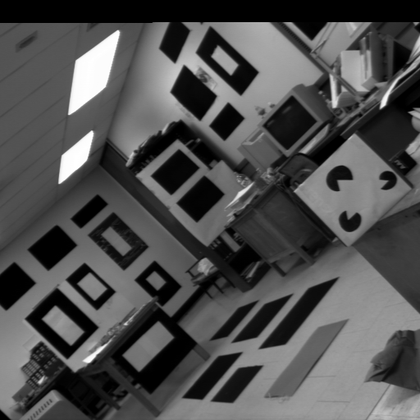
%> input picture ANDD/l.gif, 420 x 420 px, shrunk from 512 x 512 before the run
$ octave groundtruth.m   (GNU Octave 9; MATLAB toolbox functions it lacks are replaced by stand-ins)
%> lines starting %> are read from the running program, lines starting %| are printed output that depends on the picture; in (x1, y1, x2, y2) boxes, pixels count from 0 and x2, y2 are one past the last pixel; in counts of white or black regions, pixels touching at a corner belong together; the program's own positions count from 1
%> further down, I is the input picture: size 420x420 uint8; min 0, max 255, mean 79.7
### ANDD/corner_ANDD.m
function [corner_num, marked_img,classification] = corner_ANDD(varargin)
% =========================================================================
% This is an implementation of the algorithm in the paper "Corner Detection
% and Classification Using Anisotropic Directional Derivative Representations"
% on IEEE Transaction Image Processing.
%
% Kindly report any suggestions or corrections to plshui@xidian.edu.cn
%
%-------------------------------------------------------------------------
% The outline of the proposed corner detection and classification algorithm is:
% 1.	 Extract a binary edge map from the input image by Canny edge detector.
% 2.	 Extract edge contours from the edge map and select the long edges,
%        fill the small gap between two end point and stretch the end point
%        to the nearest edge pixel with their distance smaller than a fixed size.
% 3.	 Smooth the pixels on the edge contours using ANDD filters, compute
%        the corner measure for each pixel on the contour.
% 4.	 Apply the non-maximum suppression to the the candidate corners
%        obtained in step 3 within a window.
%        On the contour, if the corner of one pixel is not only a local maxima
%        in its neighborhood with a given size,the pixel but also above the
%        previously specified threshold,it is marked as the candidate corner
%        and the NESMED of the pixel is kept,otherwise, it would be set to zero.
% 5.     Classify the detected corners, For each detected corner,get its
%        ANDD representation by more orientation, and classify the corner by
%        finding the peak number of the ANDD representation
% -------------------------------------------------------------------------
% Syntax :
% Input :
%  (1)im           - the input image, it could be gray, color or binary image.
%                    If im is empty([]), input image can be get from a open
%                    file dialog box.
%  (2)eta          - denote the threshhold of the corner measure.The default
%                    value is 0.12.
%  (3)rho2         - denote the square of anisotropic factor for
%                    convenience.The default value is 6.0.
%  (4)canny_thresh - denote the threshold of Canny edge detector respectively.
%                    The default value is [0.10,0.35].
%  (5)sigma        - denate the gaussian scale be used to the Canny edge
%                    detector.The default value is 1.0.
%  (6)isClassifying -denote the flag which determines whether to classify the
%                    detected corners or not.Values 1 means classifying,value
%                    0 means not.The default value is 1.
%
% Output :
%   (1)corner_num   -  the detected corner number
%   (2)marked_img   - image with detected corner marked.
%   (3)classification- The corner classification result.In each row, the first
%                     two values indicate a detected corner location and the last
%                     value is the corner type flag corresponding the corner.
%                     Value 2 means a simple corner,value 3 means a Y-type corner
%                     and it means a an X-type or star-like corner when the
%                     value is larger than 3.
% -------------------------------------------------------------------------
% Basic Usage:
%   Given a test image whose dynamic range is 0-255.
%
%   e.g.
%   im = imread('block.gif');
%   [corner_num, marked_img] = corner_ANDD(im);
%
% Advanced Usage:
%   User defined parameters. For example:
%   eta = 0.12; rho2 = 6.0; canny_thresh =[0.10 0.35];
%   sigma = 1; isClassifying = 0;
%   im = imread('block.gif');
%   [corner_num, marked_img] = corner_ANDD(im,eta,rho2,canny_thresh,sigma,isClassifying);
%
% Visualize the results:
%   corner_num             % Gives the number of the detected corners
%   [r1,c1] = find(marked_img>0);
%   figure;imshow(im,[]); hold on;
%   plot(c1(:),r1(:),'rs','LineWidth',1,'MarkerEdgeColor','k', 'MarkerSize',4)
%                          % Mark the points on the input image
% -------------------------------------------------------------------------
%   Composed by Peng-Lang Shui
%       Xian,China,Jan.2012
%   Algorithm is derived from:
%       Peng-Lang Shui,Wei-Chuan Zhang,"Corner Detection and Classification
%   Using Anisotropic Directional Derivative Representations" on IEEE
%   Transaction Image Processing.
% =========================================================================

% ------------------ initialize the parameter -----------------------------
[im,eta,rho2,canny_thresh,sigma,isClassifing]=parse_inputs(varargin{:});
%> eta = 0.12; rho2 = 6; canny_thresh = [0.1 0.35]; sigma = 1; isClassifing = 1
if 3 == size(im,3)
    im = rgb2gray(im);  % Transform RGB image to a Gray one.
end
im = double(im);
[rows cols] = size(im); % Get the size of the extended image
P           = 84;       % The number of the orientations used to detect the corner,
%                         The default value is 84
Gap_size    = 1;        % a paremeter to be used to fill the gaps in the contours, the gap
%                         not more than gap_size were filled in this stage. The default
%                         Gap_size is 1 pixels
radius_nonmaxsuppt = 5; % the width of the window for the non-maximum suppressionIt ,ranges
%                         from 3 to 6 and the default value is 5
% ---------------------- Image Extension ----------------------------------
width = 10;             % The extending area width of image,and the width of the anisotropic
%                         Directional derivative filter window will be 2*width+1
extend_image = padarray(im,[width,width],'symmetric');
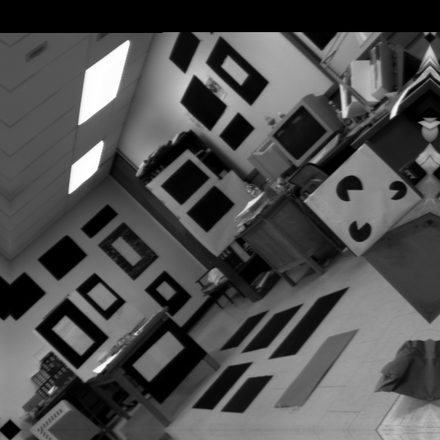
%> extend_image: size 440x440 double; min 0, max 255, mean 78.5
ANDD_FilterBank=anisotropic_Directional_derivative_filter(rho2,rho2,P,width);
%                       % Get the ANDD filters
% ------------------ Contour Extraction and Patching-----------------------
% Apply Canny edge detection to the gray-level image
Extracted_extend_edge = double(edge(extend_image,'canny',canny_thresh,sigma));
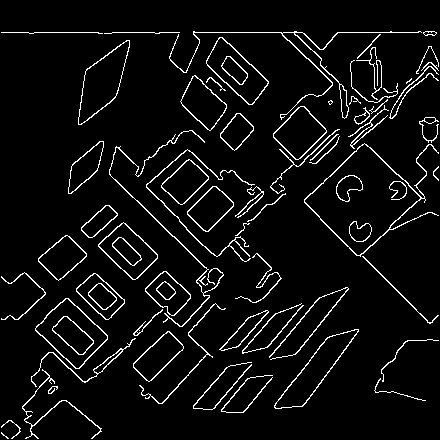
%> Extracted_extend_edge: size 440x440 double; values 0 (black) and 1 (white), 5.7% white in thin lines or dots
% Extract the curves from the edge map and fill the small gap and Stretch the open contours
Extracted_edge=zeros(size(extend_image));
Extracted_edge(width+1:rows+width,width+1:cols+width)=Extracted_extend_edge(width+1:rows+width,width+1:cols+width);
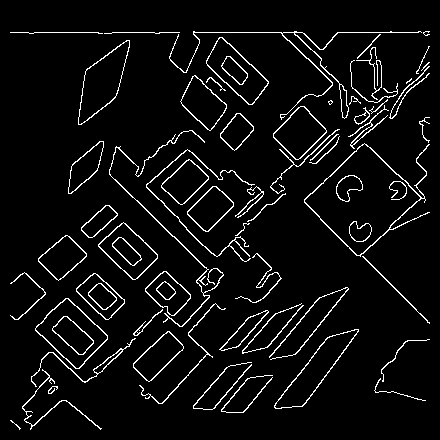
%> Extracted_edge: size 440x440 double; values 0 (black) and 1 (white), 5.5% white in thin lines or dots, all inside (x1, y1, x2, y2) = (10, 31, 430, 430)
[curve, curve_start, curve_end, curve_mode, curve_num,BW_edge] = extract_curve(Extracted_edge,Gap_size);
% --------------------Corner Decision Via Residual Area--------------------
% Computation of corner measure
max_id=zeros(size(extend_image));   % The orientation index of the maximum of filtering results
R_Area = zeros(size(extend_image)); % The residual area of all edge pixels
for curve_id = 1:curve_num
    edgept_num=length(curve{curve_id});
    tem_curve=curve{curve_id};
    template=[];
    edge_dir=zeros(edgept_num,P);
    Area_edge=zeros(1,edgept_num);

    stren_ve=[1 0];                 % The strength of a step edge
    for i=1:edgept_num
        for direction=1:P
           template(i, direction) =sum(sum(extend_image(tem_curve(i,1)-width:tem_curve(i,1)+width,...;
               tem_curve(i,2)-width:tem_curve(i,2)+width).*ANDD_FilterBank(:,:,direction)));
        end
        % Normalising the magnitudes
        template(i, :)=template(i, :)/max(abs(template(i, :)));

        max_id(tem_curve(i,1),tem_curve(i,2))=find(template(i,:)==max(template(i,:)));
        max_i=(max_id(tem_curve(i,1),tem_curve(i,2))-1)/P*2*pi;
        % Calculate ANDD representation of the edge corresponding the direction of the
        % maximal magnitude
        angle_ve=[max_i,max_i+pi];
        edge_dir(i,:)=ANDDofUCM(rho2,rho2,stren_ve,angle_ve,P);
        edge_dir(i,:)=edge_dir(i,:)/max(abs(edge_dir(i,:)));
        % Calculate the Residual Area
        Area_edge(i)=pi/P*sum((template(i, :)-edge_dir(i,:)).^2);
        R_Area(tem_curve(i,1),tem_curve(i,2)) =Area_edge(i);
    end
    Area{curve_id} = Area_edge;
end

% Non-maximum suppression And Thresholding
[r,c] = nonmaxsuppts(R_Area,radius_nonmaxsuppt,eta);
% -------------------- Corner Detection Result ----------------------------
% Output the number of the detected corners and a image mask with the
% value 1 to the location of corner and value 0 to other location
marked_img = zeros(size(im));
for i=1:size(r,1)
    marked_img(r(i)-width,c(i)-width)=1;
end
corner_num=sum(marked_img(:));
%---------------------Show The Marked Corner------------------------------
% [r1,c1] = find(marked_img>0);
% figure;imshow(im,[]);
% hold on;plot(c1(:),r1(:),'rs','LineWidth',1,'MarkerEdgeColor','k', 'MarkerSize',4)
% --------------------  Corner Classification -----------------------------
if isClassifing
    P_classify  = 384;  % The number of the orientations used to classify corner
%                         type The default value is 384
    sigma = 4*4;        % The scale factor used to classification
    rho   = 10;         % The anisotropic factor used to classification
    corner_index = [r,c];
    ANDD_FilterBank=anisotropic_Directional_derivative_filter(sigma,rho,P_classify,width);
    classification = corner_classify(corner_index,extend_image,ANDD_FilterBank,eta);
end

%%%%%%%%%%%%%% The sub-functions used in the main function  %%%%%%%%%%%%%%%
% =========================================================================
function anigs_direction=anisotropic_Directional_derivative_filter(sigma1,rho1,p,width)
% This fnction is used to compute the anisotropic Directional derivative filters
% -------------------------------------------------------------------------
% Input :
%   (1)sigma1    -- The square of the scale factor.
%   (2)rho1      -- The square of the anisotropic factor.
%   (3)p         -- The orientation number of the anisotropic.
%                   Directional derivative filters.
%   (4)width     -- the width of the anisotropic Directional derivative filter
%                   window will be 2*width+1.
% Output:
%   anigs_direction  -- the generated anisotropic Directional derivative
%                       filters with the size [2*width+1,2*width+1,p],and
%                       each plane indicates a filter with a fixed orientation
% -------------------------------------------------------------------------
anigs_direction(1:(2*width+1),1:(2*width+1),p) = 0;

for direction = 1:p
    theta = (direction-1)*2*pi/p;
    for x = -width:1:width
        for y = -width:1:width
            xr = x*cos(theta)+y*sin(theta);
            yr = -x*sin(theta)+y*cos(theta);

            anigs_direction(x+width+1,y+width+1,direction) = ...
            -rho1*xr*1/(2*pi*sigma1^2)*exp(-1/(2*sigma1)*(xr^2*rho1 + yr^2/rho1));

        end
    end
end

% =========================================================================
function [curve,curve_start,curve_end,curve_mode,cur_num,BW_edge]=extract_curve(BW,Gap_size)
%> called with Gap_size = 1
%   This function is used to extract curves from binary edge map, if the endpoint of a
%   contour is nearly connected to another endpoint, fill the gap and continue
%   the extraction.
% -------------------------------------------------------------------------
% Input:
%   (1)BW          -- The obtained edge map with value 1 corresponding to edge pixel and
%                     value 0 corresponding to non-edge pixel.
%   (2)Gap_size    -- The paremeter to be used to fill the gaps in the contours, the gap
%                     not more than gap_size were filled in this stage. The default
%                     Gap_size is 1 pixels.
% Output:
%   (1)curve       -- The extracted curves whose each element is an individual chain
%                     code corresponding a contour.
%   (5)cur_num     -- The number of the contours.
%   (6)BW_edge     -- The edge map after filling the small gap and Stretch the open contours
% -------------------------------------------------------------------------
[L,W]=size(BW);
BW1=zeros(L+2*Gap_size,W+2*Gap_size);
BW_edge=zeros(L,W);
% The centre part of the zero matrix BW1 is replaced by the binary edge image BW.
% The extended matrix makes it convenient to fill the gaps;
BW1(Gap_size+1:Gap_size+L,Gap_size+1:Gap_size+W)=BW;
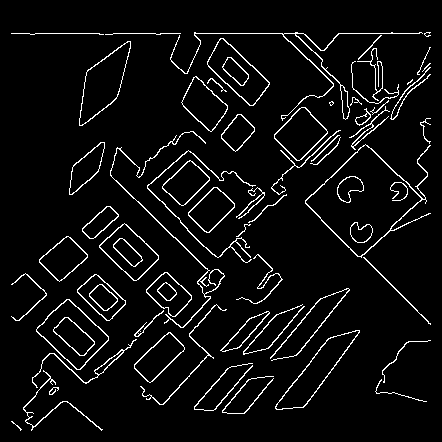
%> BW1: size 442x442 double; values 0 (black) and 1 (white), 5.4% white in thin lines or dots, all inside (x1, y1, x2, y2) = (11, 32, 431, 431)
[r,c]=find(BW1==1);
%> r = 10616 values from 33 to 431; c = 10616 values from 12 to 431
cur_num=0;
curve = {};

while size(r,1)>0                 % whether the whole image is tranversed
    point=[r(1),c(1)];            % the first edge point coordinate
    cur=point;
    BW1(point(1),point(2))=0;
    [I,J]=find(BW1(point(1)-Gap_size:point(1)+Gap_size,point(2)-Gap_size:point(2)+Gap_size)==1);
    while size(I,1)>0             % if there is at least one edge point around the original point, go on;
        dist=(I-Gap_size-1).^2+(J-Gap_size-1).^2;
        [min_dist,index]=min(dist);
        point=point+[I(index),J(index)]-Gap_size-1;
        cur=[cur;point];
        BW1(point(1),point(2))=0;
        [I,J]=find(BW1(point(1)-Gap_size:point(1)+Gap_size,point(2)-Gap_size:point(2)+Gap_size)==1);
    end

    % Extract edge towards another direction. Find curvature local maxima as corner candidates.
    % The 'min' only get one minimum value every time.
    point=[r(1),c(1)];
    BW1(point(1),point(2))=0;
    [I,J]=find(BW1(point(1)-Gap_size:point(1)+Gap_size,point(2)-Gap_size:point(2)+Gap_size)==1);
    while size(I,1)>0
        dist=(I-Gap_size-1).^2+(J-Gap_size-1).^2;
        [min_dist, index]=min(dist);
        point=point+[I(index),J(index)]-Gap_size-1;
        cur=[point;cur];
        BW1(point(1),point(2))=0;
        [I,J]=find(BW1(point(1)-Gap_size:point(1)+Gap_size,point(2)-Gap_size:point(2)+Gap_size)==1);
    end

    if size(cur,1)>(size(BW,1)+size(BW,2))/25   % if the size of the curve of larger than 1/25 of
                                                % the original image, the curve is kept, otherwise is discarded

        cur_num=cur_num+1;
        curve{cur_num}=cur-Gap_size;
    end
    [r,c]=find(BW1==1);

end
%> this loop made 124 passes
%> BW1: size 442x442 double; 5.43% of pixels changed, all inside (x1, y1, x2, y2) = (11, 32, 431, 431)
%> after the loop, cur_num = 68; curve = 68 items
curve_start = [];
curve_end = [];
curve_mode = [];
for i=1:cur_num
    curve_start(i,:)=curve{i}(1,:);
    curve_end(i,:)=curve{i}(end,:);
    if (curve_start(i,1)-curve_end(i,1))^2+...
            (curve_start(i,2)-curve_end(i,2))^2<=32
        curve_mode(i,:) = 'loop';
    else
        curve_mode(i,:) = 'line';
    end
    curve{i} = connect_loop(curve{i}(:, :), curve_mode(i,:));
    curve_start(i,:)=curve{i}(1,:);
    curve_end(i,:)=curve{i}(end,:);
    BW_edge(curve{i}(:,1)+(curve{i}(:,2)-1)*L)=1;
end
%> this loop made 68 passes
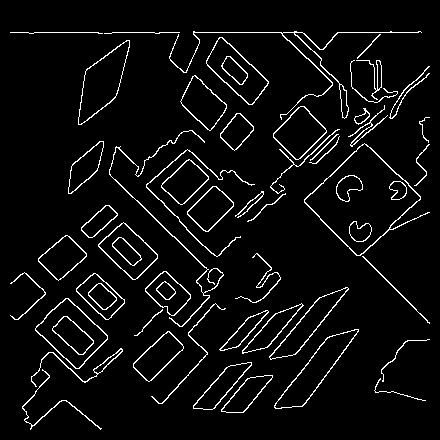
%> BW_edge: size 440x440 double; values 0 (black) and 1 (white), 5.2% white in thin lines or dots, all inside (x1, y1, x2, y2) = (10, 31, 430, 430)
%> after the loop, curve_end = 68 rows, first 12: [34 103; 316 11; 430 31; 387 37; 429 102; 328 37; 259 40; 328 54; 187 70; 289 78; 117 80; 228 83]; curve_mode = 68 rows, first 8: [108 105 110 101; 108 105 110 101; 108 105 110 101; 108 105 110 101; 108 105 110 101; 108 111 111 112; 108 111 111 112; 108 111 111 112]; curve_start = 68 rows, first 12: [33 11; 284 11; 370 43; 374 99; 426 33; 329 36; 259 39; 329 53; 188 69; 289 77; 118 79; 228 82]
%> (the rest of the program and of its run is left out)
